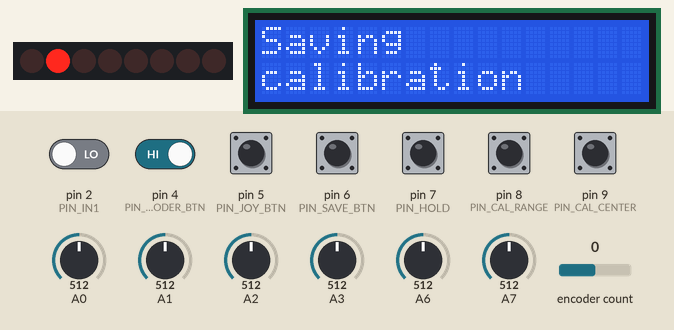
Recording of a sketch running on a simulated Arduino Nano, built with avr-gcc and run on an emulated ATmega328P. Shown: 8 shift-register outputs drawn as a row of LEDs (first output left, lit = HIGH), 16×2 character LCD. Wiring (inferred from the names in the program): shift register (74HC595): data pin 10; shift clock pin 12; latch pin 11. Wiring (inferred from the signals the program sends): row of LEDs: on Q0, Q1, Q2, Q3, Q4, Q5, Q6, Q7. Inputs (shaded band) come from the test bench; at power-on: pin 4 (PIN_ENCODER_BTN), pin 5 (PIN_JOY_BTN), pin 6 (PIN_SAVE_BTN), pin 7 (PIN_HOLD), pin 8 (PIN_CAL_RANGE), pin 9 (PIN_CAL_CENTER) HIGH, pin 2 (PIN_IN1) LOW, A0 = 512, A1 = 512, A2 = 512, A3 = 512, A6 = 512, A7 = 512, encoder count 0. What the sketch prints to the serial monitor is not drawn.

Above: at 1.11 s.
1.3 s: pin 6 (PIN_SAVE_BTN) pulled LOW for 1 s
At 1.47 s:
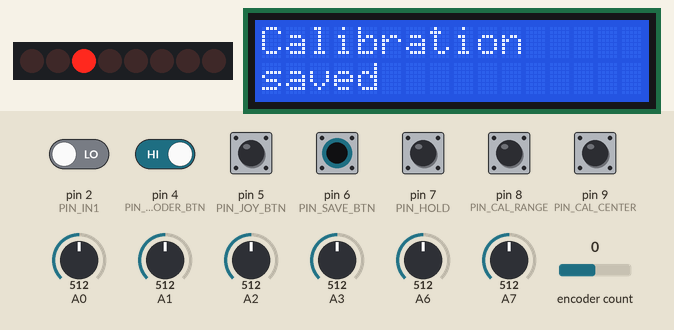
At 2.1 s:
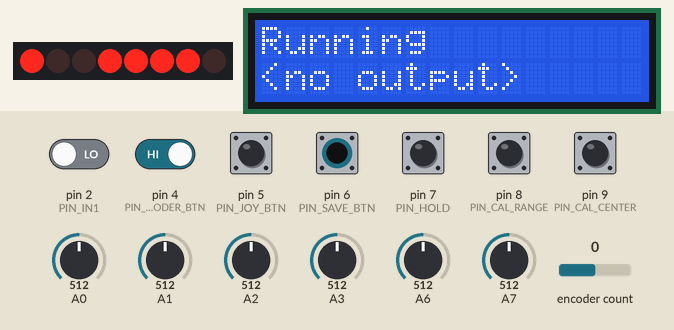
2.9 s: pin 8 (PIN_CAL_RANGE) pulled LOW for 0.15 s
At 2.99 s:
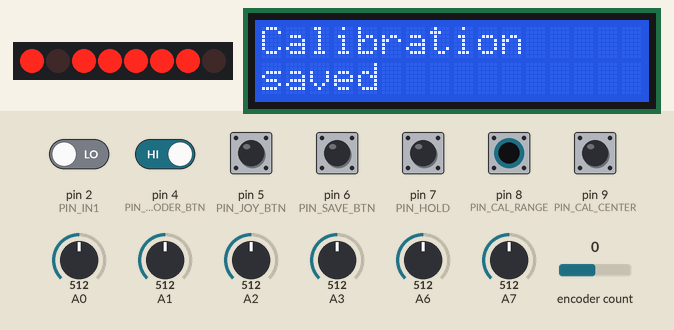
3.6 s: pin 9 (PIN_CAL_CENTER) pulled LOW for 0.15 s
4.3 s: pin 6 (PIN_SAVE_BTN) pulled LOW for 1 s
At 5.1 s:
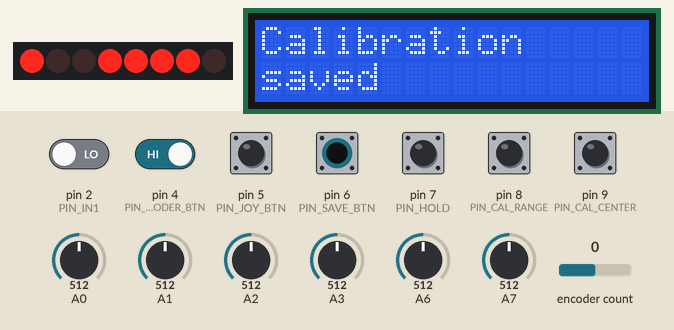
Timing chart, 0 to 4.8 s (numbered marks = the images above; inputs shaded):
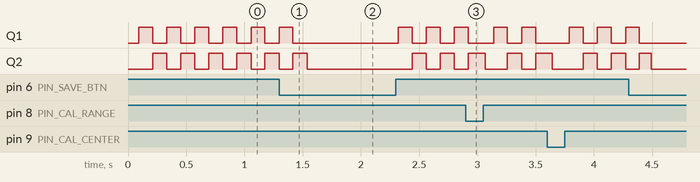

Measured:
- after the input at 1.3 s, the display: first differs from a run without the input after 0.24 s (image 2)

The sketch:

joystick_module.ino
```cpp
// https://github.com/mathertel/RotaryEncoder
#include <RotaryEncoder.h>

#include <LiquidCrystal_I2C.h>
#include <stdio.h>

LiquidCrystal_I2C lcd(0x27, 16, 2);
RotaryEncoder *encoder = nullptr;

#define PIN_IN1 2
#define PIN_IN2 3

#define PIN_ENCODER_BTN 4
#define PIN_JOY_BTN     5
#define PIN_SAVE_BTN    6
#define PIN_HOLD        7
#define PIN_CAL_RANGE   8
#define PIN_CAL_CENTER  9
int latchPin = 11;
int clockPin = 12;
int dataPin = 10;


byte screen = 0;
byte oldScreen = 99;
word calCenterCounter = 0;
word calRangeCounter = 0;
int encoder_pos = 0;

int joy[6] = { 0, 0, 0, 0, 0, 0 };
int output[6] = { 0, 0, 0, 0, 0, 0 };
int center_sum[6] = { 0, 0, 0, 0, 0, 0 };
int center[6] = { 512, 512, 512, 512, 512, 512 };
int range_max[6] = { 900, 900, 900, 900, 900, 900 };
int range_min[6] = { 100, 100, 100, 100, 100, 100  };

boolean encoderBtn;
boolean joyBtn;
boolean saveBtn;
boolean calCenterBtn;
boolean calRangeBtn;
boolean holdBtn;

boolean running = false;

unsigned long startTime;
unsigned long stopTime;
word counterTime = 0;
byte leds = 0;
const byte LEDS_CENTER1 = B00100000; // OK
const byte LEDS_CENTER2 = B00010000; // OK
const byte LEDS_CENTER3 = B00001000; // OK
const byte LEDS_BUTTON =       B00000001; // OK
const byte LEDS_DATASENT =     B01000000; // OK
const byte LEDS_DATARECEIVED = B10000000;
const byte LEDS_CALIBRATION1 = B00000010; // OK
const byte LEDS_CALIBRATION2 = B00000100;


void checkPosition()
{
  encoder->tick();
}


void setup() {
  Serial.begin(115200);

  pinMode(PIN_ENCODER_BTN, INPUT_PULLUP);
  pinMode(PIN_JOY_BTN, INPUT_PULLUP);
  pinMode(PIN_SAVE_BTN, INPUT_PULLUP);
  pinMode(PIN_CAL_CENTER, INPUT_PULLUP);
  pinMode(PIN_CAL_RANGE, INPUT_PULLUP);
  pinMode(PIN_HOLD, INPUT_PULLUP);

  pinMode(A0, INPUT);
  pinMode(A1, INPUT);
  pinMode(A2, INPUT);
  pinMode(A3, INPUT);
  // A4 - SDA
  // A5 - SCL
  pinMode(A6, INPUT);
  pinMode(A7, INPUT);

  pinMode(latchPin, OUTPUT);
  pinMode(dataPin, OUTPUT);
  pinMode(clockPin, OUTPUT);

  lcd.init();
  lcd.backlight();
  lcd.setCursor(0, 0);  // col, row
  //         12345678901234567890
  lcd.print("Booting");

  encoder = new RotaryEncoder(PIN_IN2, PIN_IN1, RotaryEncoder::LatchMode::TWO03);
  encoder->setPosition(32000);

  // register interrupt routine
  attachInterrupt(digitalPinToInterrupt(PIN_IN1), checkPosition, CHANGE);
  attachInterrupt(digitalPinToInterrupt(PIN_IN2), checkPosition, CHANGE);

  startTime = micros();
}

void shiftOut(int myDataPin, int myClockPin, byte myDataOut) {
  // This shifts 8 bits out MSB first,
  //on the rising edge of the clock,
  //clock idles low
  //internal function setup
  int i = 0;
  int pinState;
  //  pinMode(myClockPin, OUTPUT);
  //  pinMode(myDataPin, OUTPUT);
  //clear everything out just in case to
  //prepare shift register for bit shifting

  digitalWrite(myDataPin, 0);

  digitalWrite(myClockPin, 0);

  //for each bit in the byte myDataOut&#xFFFD;
  //NOTICE THAT WE ARE COUNTING DOWN in our for loop
  //This means that %00000001 or "1" will go through such
  //that it will be pin Q0 that lights.
  for (i = 7; i >= 0; i--)  {
    digitalWrite(myClockPin, 0);
    //if the value passed to myDataOut and a bitmask result
    // true then... so if we are at i=6 and our value is
    // %11010100 it would the code compares it to %01000000
    // and proceeds to set pinState to 1.
    if ( myDataOut & (1 << i) ) {
      digitalWrite(myDataPin, 1);
    }
    else {
      digitalWrite(myDataPin, 0);
    }
    //register shifts bits on upstroke of clock pin
    digitalWrite(myClockPin, 1);
    //zero the data pin after shift to prevent bleed through
    digitalWrite(myDataPin, 0);
  }
  //stop shifting//
  digitalWrite(myClockPin, 0);
}

//void registerWrite(int whichPin, int whichState) {
//  // the bits you want to send
//  byte bitsToSend = 0;
//  // turn off the output so the pins don't light up
//  // while you're shifting bits:
//  digitalWrite(latchPin, LOW);
//  // turn on the next highest bit in bitsToSend:
//  bitWrite(bitsToSend, whichPin, whichState);
//  // shift the bits out:
//  shiftOut(dataPin, clockPin, MSBFIRST, bitsToSend);
//  // turn on the output so the LEDs can light up:
//  digitalWrite(latchPin, HIGH);
//}

void updateShiftRegister()
{
  digitalWrite(latchPin, LOW);
  shiftOut(dataPin, clockPin, leds);
  digitalWrite(latchPin, HIGH);
}

void screenSpeed() {
  lcd.clear();
  lcd.setCursor(0, 0);
  char c[16];
  sprintf(c, "Counter: %4d", counterTime);
  lcd.print(c);
  lcd.setCursor(0, 1);
  lcd.print((stopTime - startTime) / counterTime);
  counterTime = 0;
  startTime = micros();
  delay(1000);
}

void screenAxis() {
  char c[16];
  sprintf(c, "D:%4d:%4d:%4d", joy[0], joy[1], joy[2]);
  lcd.setCursor(0, 0);
  lcd.print(c);

  sprintf(c, "D:%4d:%4d:%4d", joy[3], joy[4], joy[5]);
  lcd.setCursor(0, 1);
  lcd.print(c);
}


void screenOutput() {
  char c[16];
  sprintf(c, "O:%4d:%4d:%4d", output[0], output[1], output[2]);
  lcd.setCursor(0, 0);
  lcd.print(c);

  sprintf(c, "O:%4d:%4d:%4d", output[3], output[4], output[5]);
  lcd.setCursor(0, 1);
  lcd.print(c);
}


void screenButton() {
  char c[16];
  sprintf(c, "Button :%d", joyBtn);
  lcd.setCursor(0, 0);
  lcd.print(c);
}

void calCenter() {
  if (calCenterCounter == 0) {
    for (byte i = 0; i < 6; i++) {
      center_sum[i] = 0;
    }
    lcd.clear();
    lcd.setCursor(0, 0);
    lcd.print("Cal. Center");
  }
  calCenterCounter++;
  byte axis = encoder_pos % 6;

  char c[16];
  sprintf(c, "Cal.Center:%4d", calCenterCounter);
  lcd.setCursor(0, 0);
  lcd.print(c);

  for (byte i = 0; i < 6; i++) {
    center_sum[i] += joy[i];
    center[i] = center_sum[i] / calCenterCounter;
  }

  sprintf(c, "Axis %d: %4d", axis, center[axis]);
  lcd.setCursor(0, 1);
  lcd.print(c);
  delay(50);
}

void calRange() {
  if (calRangeCounter == 0) {
    lcd.clear();
    lcd.setCursor(0, 0);
    lcd.print(F("Cal. Range"));
  }
  calRangeCounter++;

  byte axis = encoder_pos % 6;

  char c[16];
  sprintf(c, "Cal.Range:%5d", calRangeCounter);
  lcd.setCursor(0, 0);
  lcd.print(c);

  for (byte i = 0; i < 6; i++) {
    range_max[i] = max(range_max[i], joy[i]);
    range_min[i] = min(range_min[i], joy[i]);
  }

  sprintf(c, "Axis %d:%4d/%4d ", axis, range_min[axis], range_max[axis]);
  lcd.setCursor(0, 1);
  lcd.print(c);
  delay(50);

}

void saveCal() {
  leds |= LEDS_CALIBRATION1;
  updateShiftRegister();
  lcd.clear();
  lcd.setCursor(0, 0);
  lcd.print(F("Saving"));
  lcd.setCursor(0, 1);
  lcd.print(F("calibration"));
  delay(100);
  leds &= ~LEDS_CALIBRATION1;
  leds |= LEDS_CALIBRATION2;
  updateShiftRegister();
  lcd.clear();
  lcd.setCursor(0, 0);
  lcd.print(F("Calibration"));
  lcd.setCursor(0, 1);
  lcd.print(F("saved"));
  delay(100);
  leds &= ~LEDS_CALIBRATION2;
  updateShiftRegister();
}


void loop() {

  encoder->tick(); // just call tick() to check the state.

  encoder_pos = encoder->getPosition();

  if (encoder_pos < 0) {
    encoder_pos = 32000;
    encoder->setPosition(32000);

  } else if (encoder_pos > 64000) {
    encoder_pos = 32000;
    encoder->setPosition(32000);
  }

  joy[0] = analogRead(A0);
  joy[1] = analogRead(A1);
  joy[2] = analogRead(A2);
  joy[3] = analogRead(A3);
  joy[4] = analogRead(A6);
  joy[5] = analogRead(A7);

  encoderBtn = digitalRead(PIN_ENCODER_BTN)  == LOW;
  joyBtn = digitalRead(PIN_JOY_BTN)          == HIGH;
  saveBtn = digitalRead(PIN_SAVE_BTN)        == HIGH;
  calCenterBtn = digitalRead(PIN_CAL_CENTER) == LOW;
  calRangeBtn = digitalRead(PIN_CAL_RANGE)   == LOW;
  holdBtn = digitalRead(PIN_HOLD)            == LOW;

  if (calCenterBtn) {
    calCenter();
    return;
  } else {
    calCenterCounter = 0;
  }

  if (calRangeBtn) {
    calRange();
    return;
  } else {
    calRangeCounter = 0;
  }

  if (saveBtn) {
    saveCal();
    return;
  }

  if (holdBtn) {
    for (byte i = 0; i < 6; i++) {
      output[i] = 0;
    }
  } else {
    for (byte i = 0; i < 6; i++) {
      //  range_min  - c - range_max
      //  +100       - 0 -   -100
      int c = center[i];
      int j = joy[i];
      if (j < c ) {
        // range_min < j < c
        // +100      < x < 0
        output[i] = map(j, range_min[i], c, 100, 0);
      } else if (j > c ) {
        //  c < j < range_max
        //  0 < x < -100
        output[i] = map(j, c, range_max[i], 0, -100);
      } else {
        output[i] = 0;
      }
      // output[i] = map(j, range_min[i], range_max[i], 100, -100);
    }
  }


  if (output[0] < 2 && output[0] > -2) {
    leds |= LEDS_CENTER1;
  } else {
    leds &= ~LEDS_CENTER1;
  }

  if (output[1] < 2 && output[1] > -2) {
    leds |= LEDS_CENTER2;
  } else {
    leds &= ~LEDS_CENTER2;
  }

  if (output[2] < 2 && output[2] > -2) {
    leds |= LEDS_CENTER3;
  } else {
    leds &= ~LEDS_CENTER3;
  }


  if (joyBtn) {
    leds |= LEDS_BUTTON;
  } else {
    leds &= ~LEDS_BUTTON;
  }


  screen = encoder_pos % 4;

  if (screen != oldScreen) {
    lcd.clear();
    oldScreen = screen;
  }

  if (encoderBtn) {
    stopTime = micros();
    screenSpeed();
  }

  if (screen == 0) {
    if (!running) {
      lcd.setCursor(0, 0);
      lcd.print(F("Running"));
      lcd.setCursor(0, 1);
      lcd.print(F("<no output>"));
      leds |= LEDS_DATASENT;

    }
    running = true;
    for (byte i = 0; i < 6; i++) {
      Serial.print(i);
      Serial.print('=');
      Serial.println(output[i]);
    }
  } else {
    leds &= ~LEDS_DATASENT;
  }


  if (screen == 1) {
    screenAxis();
    running = false;
  }

  if (screen == 2) {
    screenOutput();
    running = false;

  }

  if (screen == 3) {
    screenButton();
    running = false;

  }

  //  if ((counterTime % 10) == 0) {
  updateShiftRegister();
  //  }

  counterTime++;
}
```
